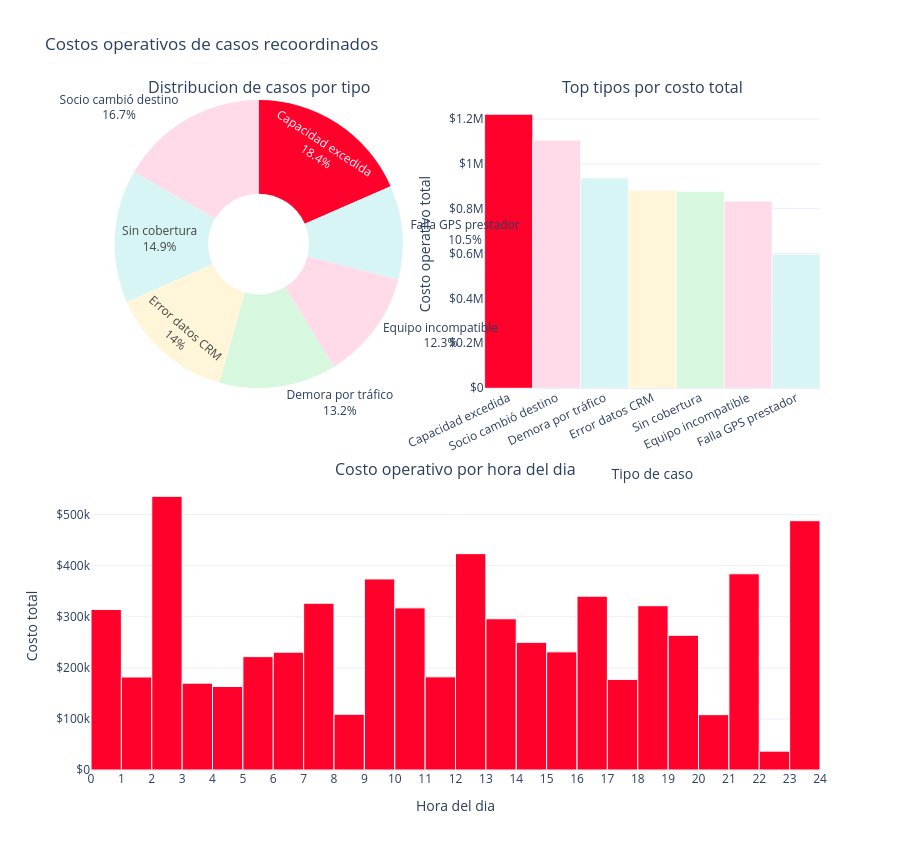

The cell this chart's notebook holds for it:
### Markdown cell above
### Etapa 2: Visualización integrada
Construimos métricas por tipo, costo y hora en una sola figura.

### Code cell
# Paleta solicitada
PALETTE = ['#ffdbea', '#d8f5f6', '#fff6d9', '#d8f7df']
PRIMARY = '#ff012b'

df = casos_recoordinados.copy()
df['fecha'] = pd.to_datetime(df['fecha'], format='%d/%m/%y %H:%M:%S', errors='coerce')
df = df.dropna(subset=['fecha'])
df['hora'] = df['fecha'].dt.hour

# 1) Pie: distribucion de casos por tipo (cantidad)
type_counts = df['type'].value_counts().sort_values(ascending=False)

# 2) Barras: top tipos por suma de costo
top_tipos_costo = (
    df.groupby('type', as_index=False)['costo']
    .sum()
    .sort_values('costo', ascending=False)
    .head(10)
)

# 3) Histograma: costo acumulado por hora del dia

fig = make_subplots(
    rows=2, cols=2,
    specs=[[{'type': 'domain'}, {'type': 'xy'}],
           [{'type': 'xy', 'colspan': 2}, None]],
    subplot_titles=(
        'Distribucion de casos por tipo',
        'Top tipos por costo total',
        'Costo operativo por hora del dia'
    ),
    vertical_spacing=0.14,
    horizontal_spacing=0.08
)

# Pie
pie_colors = [PRIMARY] + PALETTE * 10
fig.add_trace(
    go.Pie(
        labels=type_counts.index,
        values=type_counts.values,
        marker=dict(colors=pie_colors[:len(type_counts)]),
        textinfo='label+percent',
        hole=0.35
    ),
    row=1, col=1
)

# Barras top por costo total de tipo
bar_colors = [PRIMARY] + PALETTE * 10
fig.add_trace(
    go.Bar(
        x=top_tipos_costo['type'],
        y=top_tipos_costo['costo'],
        marker_color=bar_colors[:len(top_tipos_costo)],
        hovertemplate='Tipo: %{x}<br>Costo total: %{y:$,.0f}<extra></extra>'
    ),
    row=1, col=2
)

# Histograma costo por hora
fig.add_trace(
    go.Histogram(
        x=df['hora'],
        y=df['costo'],
        histfunc='sum',
        xbins=dict(start=0, end=24, size=1),
        marker=dict(color=PRIMARY, line=dict(color='#ffffff', width=1)),
        hovertemplate='Hora %{x}:00<br>Costo total: %{y:$,.0f}<extra></extra>'
    ),
    row=2, col=1
)

fig.update_layout(
    title='Costos operativos de casos recoordinados',
    template='plotly_white',
    height=850,
    showlegend=False,
    paper_bgcolor='#ffffff',
    plot_bgcolor='#ffffff'
    )

fig.update_xaxes(title_text='Tipo de caso', tickangle=-25, row=1, col=2)
fig.update_yaxes(title_text='Costo operativo total', tickprefix='$', row=1, col=2)
fig.update_xaxes(title_text='Hora del dia', dtick=1, row=2, col=1)
fig.update_yaxes(title_text='Costo total', tickprefix='$', row=2, col=1)

fig.show()

### Figure 1 — Plotly figure (JSON) as saved in the notebook; plotly's stock layout.template omitted (floating-point values rounded to 4 significant figures)
{"data": [{"domain": {"x": [0, 0.46], "y": [0.57, 1]}, "hole": 0.35, "labels": ["Capacidad excedida", "Socio cambió destino", "Sin cobertura", "Error datos CRM", "Demora por tráfico", "Equipo incompatible", "Falla GPS prestador"], "marker": {"colors": ["#ff012b", "#ffdbea", "#d8f5f6", "#fff6d9", "#d8f7df", "#ffdbea", "#d8f5f6"]}, "textinfo": "label+percent", "type": "pie", "values": [21, 19, 17, 16, 15, 14, 12]}, {"hovertemplate": "Tipo: %{x}<br>Costo total: %{y:$,.0f}<extra></extra>", "marker": {"color": ["#ff012b", "#ffdbea", "#d8f5f6", "#fff6d9", "#d8f7df", "#ffdbea", "#d8f5f6"]}, "type": "bar", "x": ["Capacidad excedida", "Socio cambió destino", "Demora por tráfico", "Error datos CRM", "Sin cobertura", "Equipo incompatible", "Falla GPS prestador"], "xaxis": "x", "y": [1220663, 1104908, 937102, 882732, 876342, 833132, 595600], "yaxis": "y"}, {"histfunc": "sum", "hovertemplate": "Hora %{x}:00<br>Costo total: %{y:$,.0f}<extra></extra>", "marker": {"color": "#ff012b", "line": {"color": "#ffffff", "width": 1}}, "type": "histogram", "x": [12, 20, 1, 6, 10, 18, 9, 18, 10, 8, 12, 16, 2, 2, 6, 3, 2, 1, 21, 18, 6, 12, 18, 21, 0, 23, 21, 9, 5, 0, 22, 9, 15, 4, 9, 9, 4, 0, 0, 13, 13, 21, 11, 12, 23, 13, 14, 4, 0, 8, 22, 23, 17, 13, 7, 11, 3, 16, 21, 23, 16, 16, 13, 11, 14, 13, 15, 7, 15, 17, 5, 9, 14, 19, 14, 10, 9, 7, 2, 2, 6, 23, 16, 19, 21, 7, 12, 22, 5, 19, 9, 23, 13, 19, 23, 12, 0, 19, 7, 21, 18, 6, 18, 7, 2, 5, 23, 17, 20, 10, 2, 23, 10, 10], "xaxis": "x2", "xbins": {"end": 24, "size": 1, "start": 0}, "y": [95879, 26179, 94530, 96787, 12913, 49855, 74047, 85384, 54444, 54398, 66226, 14534, 83842, 99249, 54858, 89165, 86554, 87627, 65419, 7260, 8526, 97501, 66704, 63669, 26900, 82511, 46277, 81981, 23176, 63437, 6241, 12759, 62793, 64990, 29342, 58676, 27186, 25547, 84233, 57923, 78918, 37825, 77980, 66661, 38603, 14261, 86878, 71299, 92287, 54791, 19129, 39067, 41993, 75682, 46185, 23786, 80934, 73242, 67509, 27227, 85209, 94034, 18177, 80672, 99134, 36719, 96386, 76550, 72169, 42857, 35075, 33246, 34677, 22957, 29299, 87665, 12580, 67705, 87247, 73525, 58833, 50190, 73291, 58046, 45602, 16972, 30179, 11582, 84695, 94547, 71477, 69197, 14443, 42234, 93007, 67182, 21959, 46000, 29131, 57932, 85660, 11700, 26817, 90001, 48137, 79077, 74431, 92587, 82191, 82608, 57364, 13914, 57831, 22000], "yaxis": "y2"}], "layout": {"annotations": [{"font": {"size": 16}, "showarrow": false, "text": "Distribucion de casos por tipo", "x": 0.23, "xanchor": "center", "xref": "paper", "y": 1, "yanchor": "bottom", "yref": "paper"}, {"font": {"size": 16}, "showarrow": false, "text": "Top tipos por costo total", "x": 0.77, "xanchor": "center", "xref": "paper", "y": 1, "yanchor": "bottom", "yref": "paper"}, {"font": {"size": 16}, "showarrow": false, "text": "Costo operativo por hora del dia", "x": 0.5, "xanchor": "center", "xref": "paper", "y": 0.43, "yanchor": "bottom", "yref": "paper"}], "height": 850, "paper_bgcolor": "#ffffff", "plot_bgcolor": "#ffffff", "showlegend": false, "title": {"text": "Costos operativos de casos recoordinados"}, "xaxis": {"anchor": "y", "domain": [0.54, 1], "tickangle": -25, "title": {"text": "Tipo de caso"}}, "xaxis2": {"anchor": "y2", "domain": [0, 1], "dtick": 1, "title": {"text": "Hora del dia"}}, "yaxis": {"anchor": "x", "domain": [0.57, 1], "tickprefix": "$", "title": {"text": "Costo operativo total"}}, "yaxis2": {"anchor": "x2", "domain": [0, 0.43], "tickprefix": "$", "title": {"text": "Costo total"}}}}
